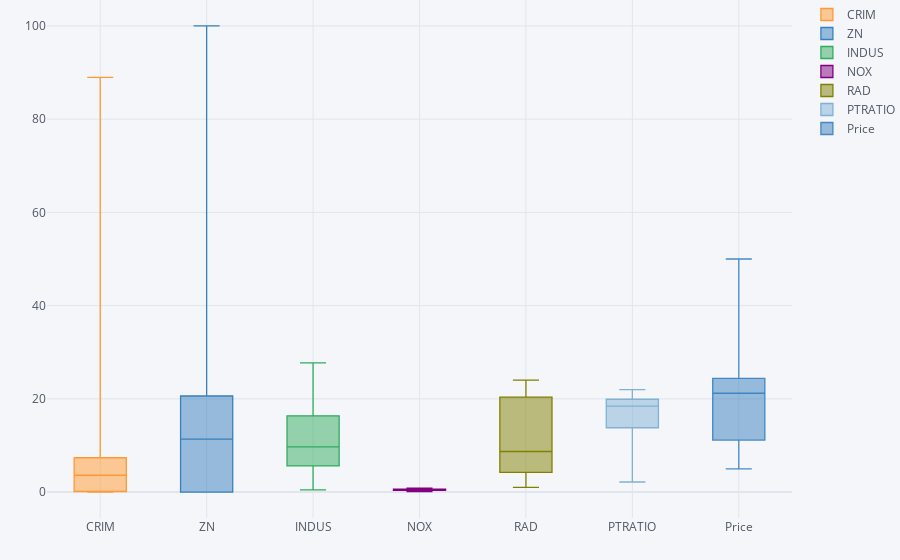
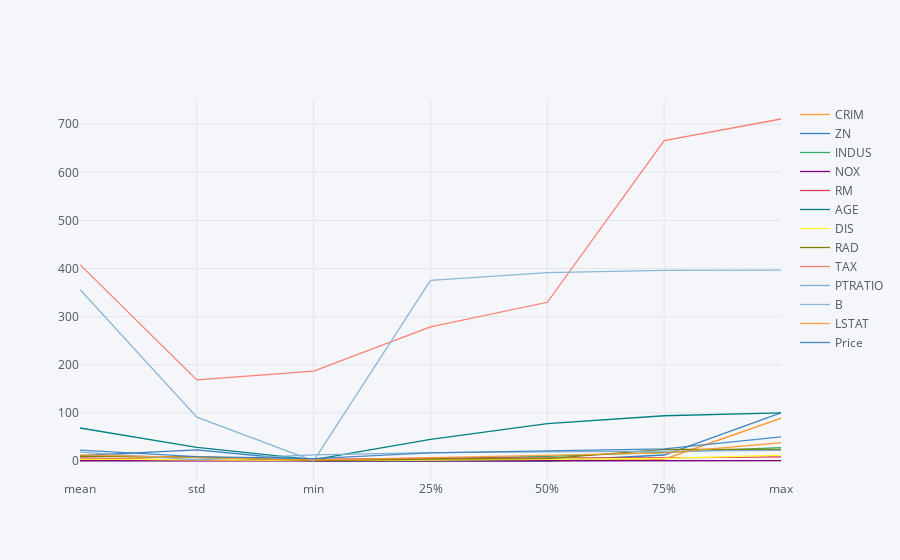

Notebook code cell kept with these figures, in order:
### Code cell
des.iplot(kind= 'box', margin=(0,0,0,0), bestfit= True, keys =[x for x in des.columns if x not in ['TAX','B','CHAS','AGE','RM','DIS','ZM','PRICE','LSTAT','PTTATIO']])
des.head()
des.iplot()

### Figure 1 — Plotly figure (JSON) as saved in the notebook; plotly's stock layout.template omitted (floating-point values rounded to 4 significant figures)
{"data": [{"boxpoints": false, "line": {"width": 1.3}, "marker": {"color": "rgba(255, 153, 51, 1.0)"}, "name": "CRIM", "orientation": "v", "type": "box", "y": [3.614, 8.602, 0.00632, 0.08205, 0.2565, 3.677, 88.98]}, {"boxpoints": false, "line": {"width": 1.3}, "marker": {"color": "rgba(55, 128, 191, 1.0)"}, "name": "ZN", "orientation": "v", "type": "box", "y": [11.36, 23.32, 0, 0, 0, 12.5, 100]}, {"boxpoints": false, "line": {"width": 1.3}, "marker": {"color": "rgba(50, 171, 96, 1.0)"}, "name": "INDUS", "orientation": "v", "type": "box", "y": [11.14, 6.86, 0.46, 5.19, 9.69, 18.1, 27.74]}, {"boxpoints": false, "line": {"width": 1.3}, "marker": {"color": "rgba(128, 0, 128, 1.0)"}, "name": "NOX", "orientation": "v", "type": "box", "y": [0.5547, 0.1159, 0.385, 0.449, 0.538, 0.624, 0.871]}, {"boxpoints": false, "line": {"width": 1.3}, "marker": {"color": "rgba(128, 128, 0, 1.0)"}, "name": "RAD", "orientation": "v", "type": "box", "y": [9.549, 8.707, 1, 4, 5, 24, 24]}, {"boxpoints": false, "line": {"width": 1.3}, "marker": {"color": "rgba(128, 177, 211, 1.0)"}, "name": "PTRATIO", "orientation": "v", "type": "box", "y": [18.46, 2.165, 12.6, 17.4, 19.05, 20.2, 22]}, {"boxpoints": false, "line": {"width": 1.3}, "marker": {"color": "rgba(55, 128, 191, 0.8999999999999999)"}, "name": "Price", "orientation": "v", "type": "box", "y": [22.53, 9.197, 5, 17.03, 21.2, 25, 50]}], "layout": {"legend": {"bgcolor": "#F5F6F9", "font": {"color": "#4D5663"}}, "margin": {"b": 0, "l": 0, "r": 0, "t": 0}, "paper_bgcolor": "#F5F6F9", "plot_bgcolor": "#F5F6F9", "title": {"font": {"color": "#4D5663"}}, "xaxis": {"gridcolor": "#E1E5ED", "showgrid": true, "tickfont": {"color": "#4D5663"}, "title": {"font": {"color": "#4D5663"}, "text": ""}, "zerolinecolor": "#E1E5ED"}, "yaxis": {"gridcolor": "#E1E5ED", "showgrid": true, "tickfont": {"color": "#4D5663"}, "title": {"font": {"color": "#4D5663"}, "text": ""}, "zerolinecolor": "#E1E5ED"}}}

### Figure 2 — Plotly figure (JSON) as saved in the notebook; plotly's stock layout.template omitted (floating-point values rounded to 4 significant figures)
{"data": [{"line": {"color": "rgba(255, 153, 51, 1.0)", "dash": "solid", "shape": "linear", "width": 1.3}, "mode": "lines", "name": "CRIM", "text": "", "type": "scatter", "x": ["mean", "std", "min", "25%", "50%", "75%", "max"], "y": [3.614, 8.602, 0.00632, 0.08205, 0.2565, 3.677, 88.98]}, {"line": {"color": "rgba(55, 128, 191, 1.0)", "dash": "solid", "shape": "linear", "width": 1.3}, "mode": "lines", "name": "ZN", "text": "", "type": "scatter", "x": ["mean", "std", "min", "25%", "50%", "75%", "max"], "y": [11.36, 23.32, 0, 0, 0, 12.5, 100]}, {"line": {"color": "rgba(50, 171, 96, 1.0)", "dash": "solid", "shape": "linear", "width": 1.3}, "mode": "lines", "name": "INDUS", "text": "", "type": "scatter", "x": ["mean", "std", "min", "25%", "50%", "75%", "max"], "y": [11.14, 6.86, 0.46, 5.19, 9.69, 18.1, 27.74]}, {"line": {"color": "rgba(128, 0, 128, 1.0)", "dash": "solid", "shape": "linear", "width": 1.3}, "mode": "lines", "name": "NOX", "text": "", "type": "scatter", "x": ["mean", "std", "min", "25%", "50%", "75%", "max"], "y": [0.5547, 0.1159, 0.385, 0.449, 0.538, 0.624, 0.871]}, {"line": {"color": "rgba(219, 64, 82, 1.0)", "dash": "solid", "shape": "linear", "width": 1.3}, "mode": "lines", "name": "RM", "text": "", "type": "scatter", "x": ["mean", "std", "min", "25%", "50%", "75%", "max"], "y": [6.285, 0.7026, 3.561, 5.886, 6.209, 6.623, 8.78]}, {"line": {"color": "rgba(0, 128, 128, 1.0)", "dash": "solid", "shape": "linear", "width": 1.3}, "mode": "lines", "name": "AGE", "text": "", "type": "scatter", "x": ["mean", "std", "min", "25%", "50%", "75%", "max"], "y": [68.57, 28.15, 2.9, 45.02, 77.5, 94.07, 100]}, {"line": {"color": "rgba(255, 255, 51, 1.0)", "dash": "solid", "shape": "linear", "width": 1.3}, "mode": "lines", "name": "DIS", "text": "", "type": "scatter", "x": ["mean", "std", "min", "25%", "50%", "75%", "max"], "y": [3.795, 2.106, 1.13, 2.1, 3.207, 5.188, 12.13]}, {"line": {"color": "rgba(128, 128, 0, 1.0)", "dash": "solid", "shape": "linear", "width": 1.3}, "mode": "lines", "name": "RAD", "text": "", "type": "scatter", "x": ["mean", "std", "min", "25%", "50%", "75%", "max"], "y": [9.549, 8.707, 1, 4, 5, 24, 24]}, {"line": {"color": "rgba(251, 128, 114, 1.0)", "dash": "solid", "shape": "linear", "width": 1.3}, "mode": "lines", "name": "TAX", "text": "", "type": "scatter", "x": ["mean", "std", "min", "25%", "50%", "75%", "max"], "y": [408.2, 168.5, 187, 279, 330, 666, 711]}, {"line": {"color": "rgba(128, 177, 211, 1.0)", "dash": "solid", "shape": "linear", "width": 1.3}, "mode": "lines", "name": "PTRATIO", "text": "", "type": "scatter", "x": ["mean", "std", "min", "25%", "50%", "75%", "max"], "y": [18.46, 2.165, 12.6, 17.4, 19.05, 20.2, 22]}, {"line": {"color": "rgba(128, 177, 211, 0.8999999999999999)", "dash": "solid", "shape": "linear", "width": 1.3}, "mode": "lines", "name": "B", "text": "", "type": "scatter", "x": ["mean", "std", "min", "25%", "50%", "75%", "max"], "y": [356.7, 91.29, 0.32, 375.4, 391.4, 396.2, 396.9]}, {"line": {"color": "rgba(255, 153, 51, 0.8999999999999999)", "dash": "solid", "shape": "linear", "width": 1.3}, "mode": "lines", "name": "LSTAT", "text": "", "type": "scatter", "x": ["mean", "std", "min", "25%", "50%", "75%", "max"], "y": [12.65, 7.141, 1.73, 6.95, 11.36, 16.95, 37.97]}, {"line": {"color": "rgba(55, 128, 191, 0.8999999999999999)", "dash": "solid", "shape": "linear", "width": 1.3}, "mode": "lines", "name": "Price", "text": "", "type": "scatter", "x": ["mean", "std", "min", "25%", "50%", "75%", "max"], "y": [22.53, 9.197, 5, 17.03, 21.2, 25, 50]}], "layout": {"legend": {"bgcolor": "#F5F6F9", "font": {"color": "#4D5663"}}, "paper_bgcolor": "#F5F6F9", "plot_bgcolor": "#F5F6F9", "title": {"font": {"color": "#4D5663"}}, "xaxis": {"gridcolor": "#E1E5ED", "showgrid": true, "tickfont": {"color": "#4D5663"}, "title": {"font": {"color": "#4D5663"}, "text": ""}, "zerolinecolor": "#E1E5ED"}, "yaxis": {"gridcolor": "#E1E5ED", "showgrid": true, "tickfont": {"color": "#4D5663"}, "title": {"font": {"color": "#4D5663"}, "text": ""}, "zerolinecolor": "#E1E5ED"}}}
